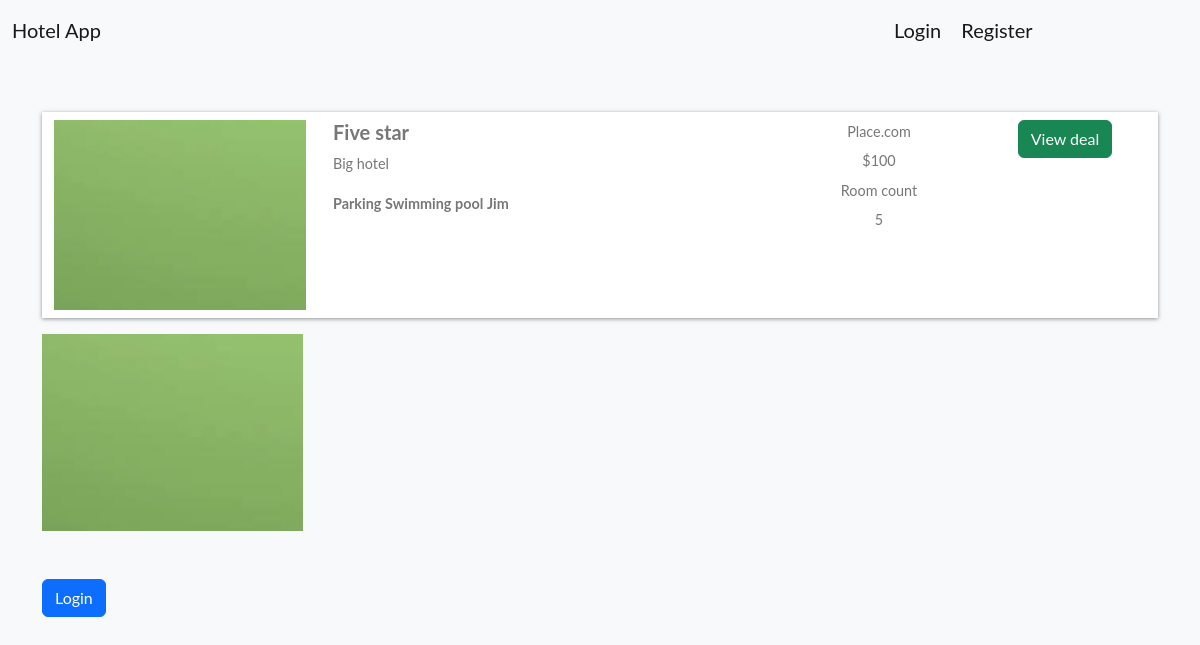
Screenshot of /hotel-detail/476dfdd2-69b5-47ae-b674-d66aaf110933/ with the database file from the repository.
### home/models.py (models this page shows, shortened)
class BaseModel(models.Model):
    uid=models.UUIDField(default=uuid.uuid4, editable=False, primary_key=True)
    created_at= models.DateField(auto_now_add=True)
    updated_at = models.DateField(auto_now_add=True)

class HotelImage(BaseModel):
    hotels = models.ForeignKey(Hotel, on_delete = models.CASCADE,  related_name='hotels_name')
    image= models.ImageField(upload_to='hotels')

class Hotel(BaseModel):
    hotel_name = models.CharField(max_length=100)
    hotel_price=models.IntegerField()
    description = models.TextField()
    amenities = models.ManyToManyField(Amenities)
    room_count = models.IntegerField(default=10)

class Amenities(BaseModel):
    amenities_name=models.CharField(max_length=100)

### home/views.py (the view, shortened to what this page needs)
# urls.py: path('hotel-detail/<uid>/', hotel_detail, name='hotel_detail'),
def hotel_detail(request, uid):
    hotel = get_object_or_404(Hotel, uid=uid)
    hotel_images = hotel.hotels_name.all()
    return render(request, 'hotel_detail.html', {'hotel': hotel, 'hotel_images': hotel_images})

### templates/hotel_detail.html (shortened to what this page needs)
{% extends "base.html" %}
{%  block start %}
<div class="container mt-5 pt-5">
    <div class="row search-card-result">
    {% for hotel_image in hotel_images|slice:":1" %}
    <div class="col-md-3">
        <a href="{% url 'hotel_detail' uid=hotel_image.hotels.uid %}">
            <img class="img-fluid" src="{{ hotel_image.image.url }}" alt="">
        </a>
    </div>
        <div class="col-md-5">
            <h5>{{hotel_image.hotels.hotel_name}}</h5>
            <p>
                {{hotel_image.hotels.description}}
            </p>
            <p>
                {% for amenitie in hotel.amenities.all %}
                    <b>{{ amenitie.amenities_name }}</b>
                {% endfor %}
            </p>
        </div>
        <div class="col-md-2 border-left text-center more-offers">
            <p>Place.com</p>
            <p>${{ hotel_image.hotels.hotel_price }}</p>
            <p>Room count</p>
            <p>{{hotel_image.hotels.room_count}}</p>
        </div>
       <div class="col-md-2 border-left text-center more-offers">
                <a href="{% url 'hotel_detail' uid=hotel_image.hotels.uid %}" class="btn btn-success">View deal</a>
     </div>
        {% endfor %}
    </div>
    <div class="row">
        {% for img in hotel_images %}
            <div class="col-md-3">
                <div class="image-container">
                </div>
            </div>
        {% endfor %}
    </div>
    {% if request.user.is_authenticated %}
    <div class="filter-card">
        <h5>Book Hotel</h5>
        {%include "messages.html"%}
        <form method="post">
            {% csrf_token %}
            <div class="row form-group">
                <div class="col-md-12">
                    <label for="mintopay">Check in</label>
                    <p>
                        <input type="date" name="checkin" id="checkin" class="form-control">
                    </p>
                </div>
                <div class="col-md-12">
                    <label for="maxtopay">Check out</label>
                    <p>
                        <input type="date" name="checkout" id="checkout" class="form-control">
                    </p>
                </div>
            </div>
            <div class="row form-group">
                <div class="col-md-12">
                    <input type="submit" class="btn btn-primary btn-block" value="Book">
                </div>
            </div>
        </form>
    </div>
    {% else %}
    <a href="/login/" class="btn btn-primary mt-5 ">Login</a>
    {% endif %}
</div>
{% endblock %}

### rows the page displays
HotelImage: image (picture), hotels.hotel_name "Five star", hotels.description "Big hotel", hotels.hotel_price "100", hotels.room_count "5"
Amenities: amenities_name "Parking"
Amenities: amenities_name "Swimming pool"
Amenities: amenities_name "Jim"
